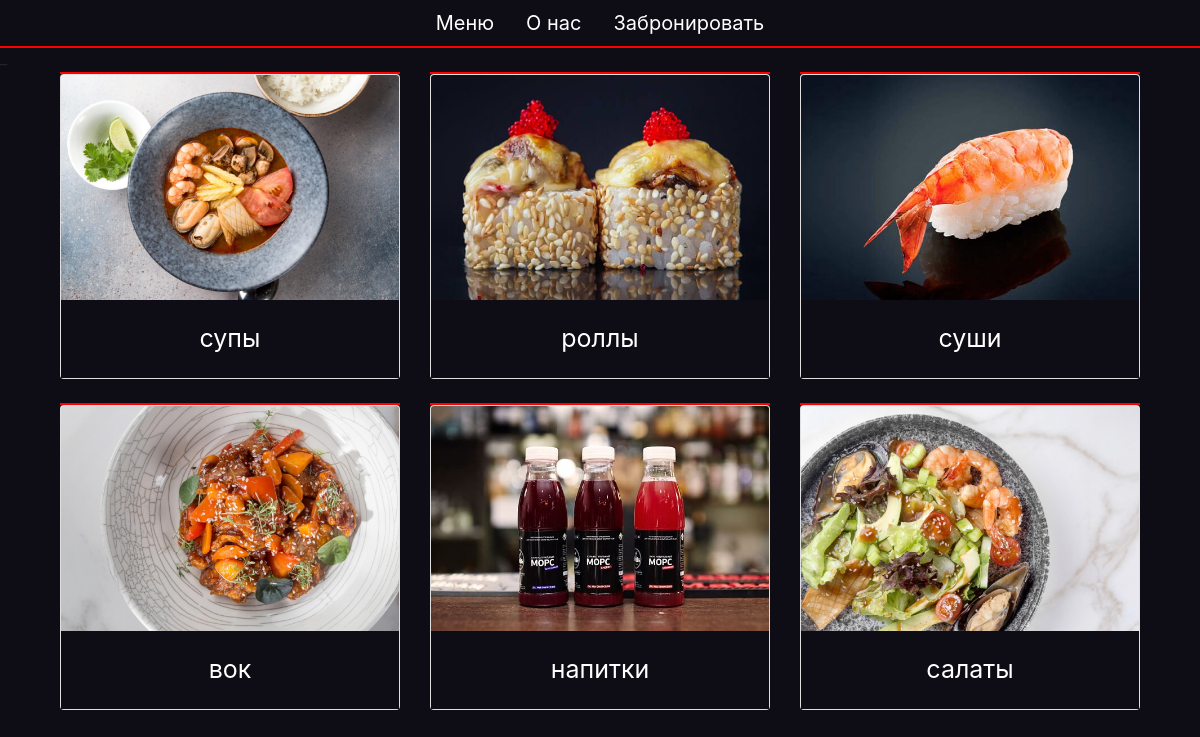
The app's page /menu/ with its own data.
### main_app/models.py (models this page shows, shortened)
class Type(models.Model):
    type_name = models.CharField(max_length=50)
    type_img = models.ImageField(null=True, blank=True)
    class Meta:
        verbose_name_plural = 'Типы блюда'
        verbose_name = 'Тип блюда'

### main_app/views.py (the view)
# urls.py: path('menu/', views.menu, name="menu"),
def menu(request):
    types = Type.objects.all()
    return render(request, 'jfood/Menu.html', {'types': types})

### main_app/Templates/jfood/Menu.html (shortened to what this page needs)
{% extends 'jfood/main.html' %}
{% load static %}
{% block content %}
<div class="container">
  <div class="row">
    {% for type in types %}
      <div class="col-md-4">
        <div class="red-stripe"></div>
         <a href="{% url 'category_menu' pk=type.pk %}">
         <div class="card mb-4 shadow-none">
        <img class="card-img-top" src="{{ type.type_img.url }}" alt="{{ type.type_name }}">
        <div class="card-body text-center">
          <p class="card-text">{{ type.type_name }}</p>
       </div>
      </div>
  </a>
</div>
    {% endfor %}
  </div>
</div>
{% endblock %}

### main_app/Templates/jfood/main.html (shortened to what this page needs)
{% load static %}
<!DOCTYPE html>
<html>
<head>
    <link rel="stylesheet" type="text/css" href="{% static 'CSS/main.css'%}">
	<link rel="stylesheet" href="https://stackpath.bootstrapcdn.com/bootstrap/4.4.1/css/bootstrap.min.css">
</head>
<header>
    <ul class="nav justify-content-center">
        <li class="nav-item">
            <a class="nav-link" href="/menu/">Меню</a>
        </li>
        <li class="nav-item">
            <a class="nav-link" href="/">О нас</a>
        </li>
        <li class="nav-item">
            <a class="nav-link" href="/reservation/">Забронировать</a>
        </li>
        <li class="nav-item red-line">
            <a>_ </a>
        </li>
    </ul>
</header>
<body>
<div class="container">
    <br>
    {% block content %}
    {% endblock content %}
</div>
</body>
</html>

### static/CSS/main.css (style rules this page uses)
.red-stripe { height: 2px; background-color: red; }
body { background-color: #0e0c15 !important ; }
.card-body { background-color: #0e0c15; border: none; outline: none; box-shadow: none; }
.card { position: relative; border: none; outline: none; box-shadow: none; }
.card::before { content: ""; position: absolute; top: 0; left: 0; width: 100%; height: 100%; background-color: rgba(0, 0, 0, 0.3); opacity: 0; transition: opacity 0.3s ease-in-out; }
.card-text { color: #fff; font-size: 25px; transition: color 0.3s ease-in-out; }
.nav-link { font-size: 20px; color: white; }
.red-line { background-color: red; height: 2px; width: 100%; margin: 0px; }

### records on screen
Type: type_img (picture), type_name "супы"
Type: type_img (picture), type_name "роллы"
Type: type_img (picture), type_name "суши"
Type: type_img (picture), type_name "вок"
Type: type_img (picture), type_name "напитки"
Type: type_img (picture), type_name "салаты"
